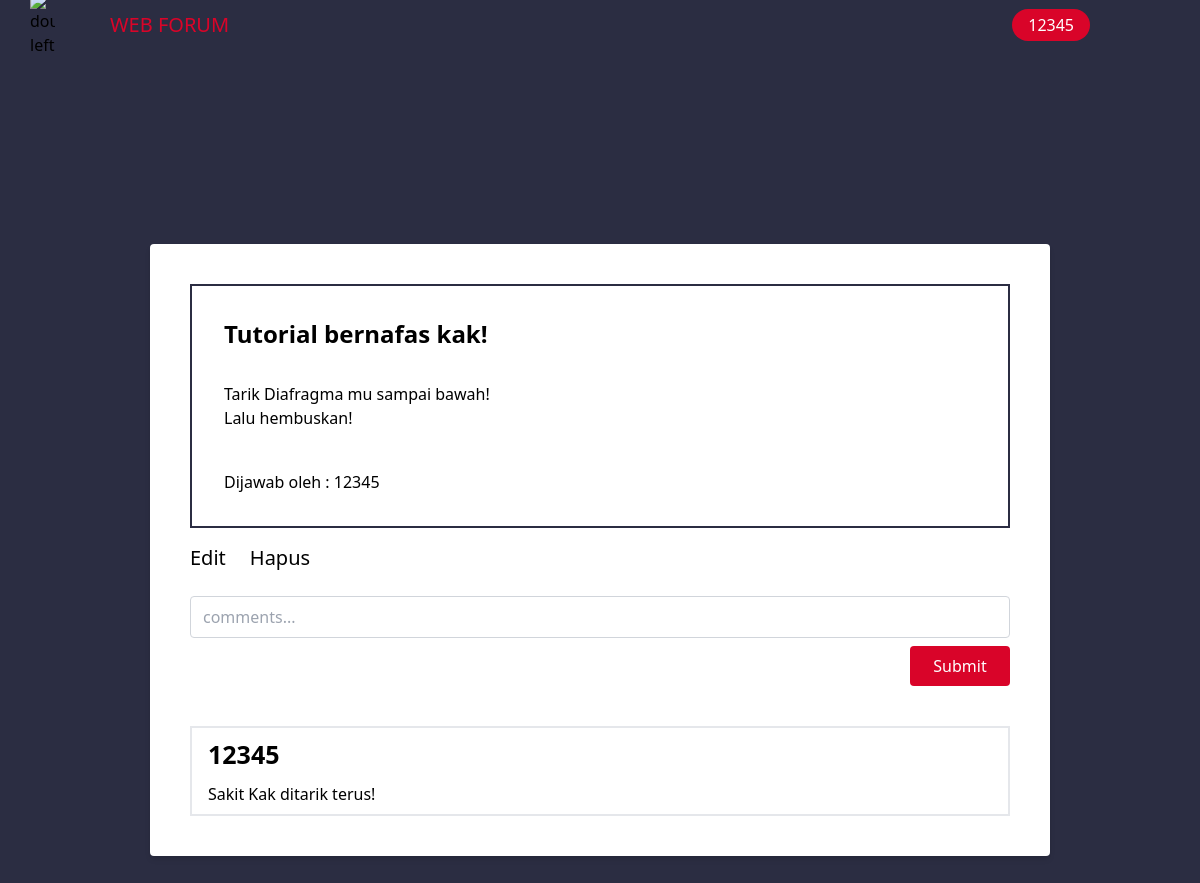
Page /CommentPage.php?id=7&from=MyPostPage (signed in) on the committed database.
### tables this page shows
CREATE TABLE `jawaban` (
  `id_jawaban` int NOT NULL,
  `id_pertanyaan` int DEFAULT NULL,
  `jawaban` text,
  `upvote` int DEFAULT NULL,
  `id_user` int DEFAULT NULL,
  `dijawab` varchar(100) DEFAULT NULL,
  `waktu` varchar(50) DEFAULT NULL
);

CREATE TABLE `pertanyaan` (
  `id_pertanyaan` int NOT NULL,
  `id_user` int DEFAULT NULL,
  `pertanyaan` text,
  `waktu` varchar(50) DEFAULT NULL
);

CREATE TABLE `komentar` (
  `id_komentar` int NOT NULL,
  `id_jawaban` int DEFAULT NULL,
  `id_user` int DEFAULT NULL,
  `komentar` text,
  `waktu` varchar(50) DEFAULT NULL
);

CREATE TABLE `user` (
  `id_user` int NOT NULL,
  `username` varchar(100) NOT NULL,
  `password` varchar(100) NOT NULL,
  `akses` enum('admin','customer') DEFAULT NULL
);

### CommentPage.php (the view, shortened to what this page needs)
<?php
include_once('yielder.php');
include_once('connectDb.php');
$state = $_GET['from'];
$nama = $_SESSION['username'];
$id = $_SESSION['id'];
$idJawaban = $_GET['id'];
$akses = $_SESSION['akses'];
$yielder = new Yielder($state, $nama);
$head = $yielder->getHead();
$tail = $yielder->getTail();
$header = $yielder->getHeader($state, $nama);
$hasilJawaban = $pdo->prepare("SELECT jawaban.id_pertanyaan, jawaban.id_user, jawaban.id_jawaban, pertanyaan.pertanyaan, jawaban.jawaban, jawaban.dijawab AS 'username' FROM jawaban INNER JOIN pertanyaan ON jawaban.id_pertanyaan = pertanyaan.id_pertanyaan INNER JOIN user ON jawaban.id_user = user.id_user WHERE jawaban.id_jawaban=".$idJawaban.";");
try {
    $hasilJawaban->execute();
    $dataJawaban = $hasilJawaban->fetchAll(PDO::FETCH_ASSOC);
} catch (PDOException $e) {
    echo $e->getMessage();
}
$hasilKomen = $pdo->prepare("SELECT user.username, komentar.komentar FROM komentar INNER JOIN user ON komentar.id_user = user.id_user WHERE komentar.id_jawaban=".$idJawaban." ORDER BY komentar.waktu DESC;");
try {
    $hasilKomen->execute();
    $dataKomen = $hasilKomen->fetchAll(PDO::FETCH_ASSOC);
} catch (PDOException $e) {
    echo $e->getMessage();
}
?>
<?php echo $head ?>
<?php echo $header;?>
<div class=" bg-[#2B2D42] flex items-center justify-center flex-col min-h-[100vh]">
        <div class="bg-white p-10  rounded shadow-md flex items-center justify-center flex-col my-6 w-[75%]">
            <div class="border-solid border-2 border-[#2B2D42] pb-8 w-[100%]">
                <div class="px-8 py-8 text-2xl font-semibold">
                    <b><?php echo $dataJawaban[0]['pertanyaan'] ?></b>
                </div>
                <div class="px-8">
                    <?php echo $dataJawaban[0]['jawaban'] ?>
                </div>
                <div class="pt-10 mx-8">
                    Dijawab oleh : <?php echo $dataJawaban[0]['username'] ?>
                </div>
            </div>
            <?php if($akses == "admin" || $dataJawaban[0]['id_user'] == $id):?>
                <div class="flex w-[100%] self-start mt-4">
                    <a class="text-xl" href="JawabPage.php?idPertanyaan=<?php echo $dataJawaban[0]['id_pertanyaan'] ?>&idJawaban=<?php echo $dataJawaban[0]['id_jawaban'] ?>&aksi=EditJawaban&from=<?php echo $_GET['from'] ?>">Edit</a>
                    <a class="text-xl ml-6" href="controller.php?aksi=DeleteJawaban&idJaw=<?php echo $dataJawaban[0]['id_jawaban'] ?>&from=<?php echo $state ?>">Hapus</a>
                </div>
            <?php endif ?>
            <form action="controller.php?idJawaban=<?php echo $dataJawaban[0]['id_jawaban'] ?>&from=<?php echo $state ?>" method="post" class="my-4 w-[100%] flex flex-col justify-center">
                <input placeholder="comments..." type="text" name="Komentar" class="border border-gray-300 my-2 px-3 py-2 rounded w-[100%] " required>
                <button type="submit" name="SubmitKomentar" class="transition self-end duration-300 bg-[#D90429] w-[100px] hover:bg-[#2B2D42] text-white font-medium px-4 py-2 rounded">Submit</button>
            </form>
            <?php foreach($dataKomen as $komen) : ?>
                <div class="border-solid border-2 border-black-500 mt-6 flex flex-col w-[100%]">
                    <div class="font-semibold px-4 mt-2 text-[25px]"><?php echo $komen['username'] ?></div>
                    <div class="px-4 py-2 text-justify">
                        <?php echo $komen['komentar'] ?>
                    </div>
                </div>
            <?php endforeach ?>
        </div>
</div>
<?php echo $tail ?>

### rows in the picture
jawaban: id_pertanyaan.pertanyaan "Tutorial bernafas kak!", jawaban "Tarik Diafragma mu sampai bawah! Lalu hembuskan!", dijawab "12345"
komentar: id_user.username "12345", komentar "Sakit Kak ditarik terus!"

### other values in the picture
$nama "12345"
